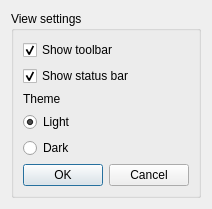
<?xml version="1.0" encoding="UTF-8"?>
<ui version="4.0">
 <class>SettingsDialog</class>
 <widget class="QDialog" name="SettingsDialog">
  <property name="geometry">
   <rect>
    <x>0</x>
    <y>0</y>
    <width>208</width>
    <height>198</height>
   </rect>
  </property>
  <property name="windowTitle">
   <string>Settings</string>
  </property>
  <property name="modal">
   <bool>true</bool>
  </property>
  <layout class="QHBoxLayout" name="horizontalLayout_2">
   <item>
    <widget class="QGroupBox" name="groupBox">
     <property name="title">
      <string>View settings</string>
     </property>
     <layout class="QVBoxLayout" name="verticalLayout">
      <item>
       <widget class="QCheckBox" name="showToolBarCheckBox">
        <property name="enabled">
         <bool>true</bool>
        </property>
        <property name="text">
         <string>Show toolbar</string>
        </property>
        <property name="checkable">
         <bool>true</bool>
        </property>
        <property name="checked">
         <bool>true</bool>
        </property>
        <property name="tristate">
         <bool>false</bool>
        </property>
       </widget>
      </item>
      <item>
       <widget class="QCheckBox" name="showStatusBarCheckBox">
        <property name="text">
         <string>Show status bar</string>
        </property>
        <property name="checked">
         <bool>true</bool>
        </property>
       </widget>
      </item>
      <item>
       <widget class="QLabel" name="label">
        <property name="text">
         <string>Theme</string>
        </property>
       </widget>
      </item>
      <item>
       <widget class="QRadioButton" name="radioButton_Light">
        <property name="text">
         <string>Light</string>
        </property>
        <property name="checked">
         <bool>true</bool>
        </property>
       </widget>
      </item>
      <item>
       <widget class="QRadioButton" name="radioButton_Dark">
        <property name="text">
         <string>Dark</string>
        </property>
       </widget>
      </item>
      <item>
       <widget class="QDialogButtonBox" name="buttonBox">
        <property name="layoutDirection">
         <enum>Qt::LeftToRight</enum>
        </property>
        <property name="autoFillBackground">
         <bool>false</bool>
        </property>
        <property name="orientation">
         <enum>Qt::Horizontal</enum>
        </property>
        <property name="standardButtons">
         <set>QDialogButtonBox::Cancel|QDialogButtonBox::Ok</set>
        </property>
        <property name="centerButtons">
         <bool>false</bool>
        </property>
       </widget>
      </item>
     </layout>
    </widget>
   </item>
  </layout>
 </widget>
 <resources/>
 <connections>
  <connection>
   <sender>buttonBox</sender>
   <signal>accepted()</signal>
   <receiver>SettingsDialog</receiver>
   <slot>accept()</slot>
   <hints>
    <hint type="sourcelabel">
     <x>248</x>
     <y>254</y>
    </hint>
    <hint type="destinationlabel">
     <x>157</x>
     <y>274</y>
    </hint>
   </hints>
  </connection>
  <connection>
   <sender>buttonBox</sender>
   <signal>rejected()</signal>
   <receiver>SettingsDialog</receiver>
   <slot>reject()</slot>
   <hints>
    <hint type="sourcelabel">
     <x>316</x>
     <y>260</y>
    </hint>
    <hint type="destinationlabel">
     <x>286</x>
     <y>274</y>
    </hint>
   </hints>
  </connection>
 </connections>
</ui>
